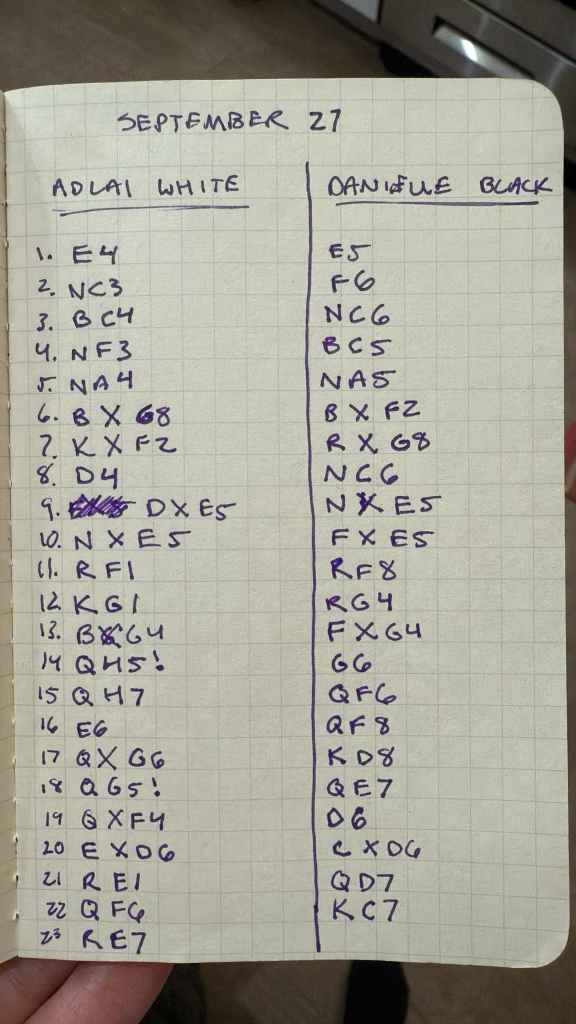
#> input picture img/src/1759549223658-IMG_293F39624621-1.jpeg, 1152 x 2048 px, found by its file name (shown at 1/2 size)
$ python old_chess_segmenter.py img/src/1759549223658-IMG_293F39624621-1.jpeg
#> lines starting #> are read from the running program, lines starting #| are printed output that depends on the picture; after the words box and inside, x2 and y2 are one past the last pixel; in counts of white or black regions, pixels touching at a corner belong together
#> in process_chess_layout, image is the input picture: shape (2048, 1152, 3); mean B, G, R 151.2, 163.8, 166
import sys
import json
from typing import List, Dict, Any, Tuple

import cv2
import numpy as np
import pytesseract
from sklearn.cluster import DBSCAN

import os
from datetime import datetime

def writefile(output_path: str, image_data):
    try:
        os.makedirs(os.path.dirname(output_path), exist_ok=True)
        success = cv2.imwrite(output_path, image_data)
        if success:
            return output_path
            print(f"✅ Cleaned image saved to {output_path}")
        else:
            return ''
            print(f"⚠️ Failed to write image file: {output_path}")
    except Exception as e:
        print(f"⚠️ Could not save cleaned image ({type(e).__name__}): {e}")
        return ''

# [6 lines left out: function _read_image, not called in this run]


def _preprocess(image: np.ndarray, target_width: int = 1200) -> tuple[np.ndarray, float]:
    """Preprocess image to produce a clean binary mask and scale factor."""
#> called with target_width = 1200
    h, w = image.shape[:2]
#> h = 2048; w = 1152

    # Scale image if it's too large
    scale = 1.0
    if w > target_width:
        scale = target_width / float(w)
        new_w, new_h = int(w * scale), int(h * scale)
        image = cv2.resize(image, (new_w, new_h), interpolation=cv2.INTER_AREA)

    gray = cv2.cvtColor(image, cv2.COLOR_BGR2GRAY)

    # Adaptive threshold (normal + inverted)
    th1 = cv2.adaptiveThreshold(
        gray, 255, cv2.ADAPTIVE_THRESH_GAUSSIAN_C, cv2.THRESH_BINARY, 25, 20
    )
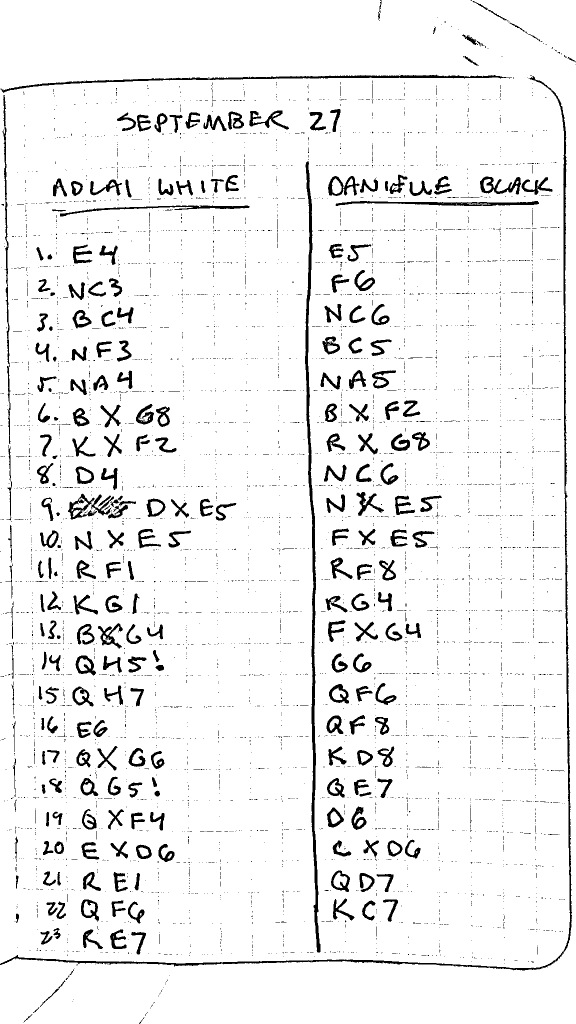
#> th1: shape (2048, 1152) (shown at 1/2 size); 93.9% white; 5159 black regions (4858 under 20 px), largest, box (x1, y1, x2, y2) and area: (0, 152, 1144, 1941) 10708, (610, 322, 641, 1905) 9064, (0, 149, 1024, 186) 4181
    th2 = cv2.adaptiveThreshold(
        255 - gray, 255, cv2.ADAPTIVE_THRESH_GAUSSIAN_C, cv2.THRESH_BINARY_INV, 25, 20
    )
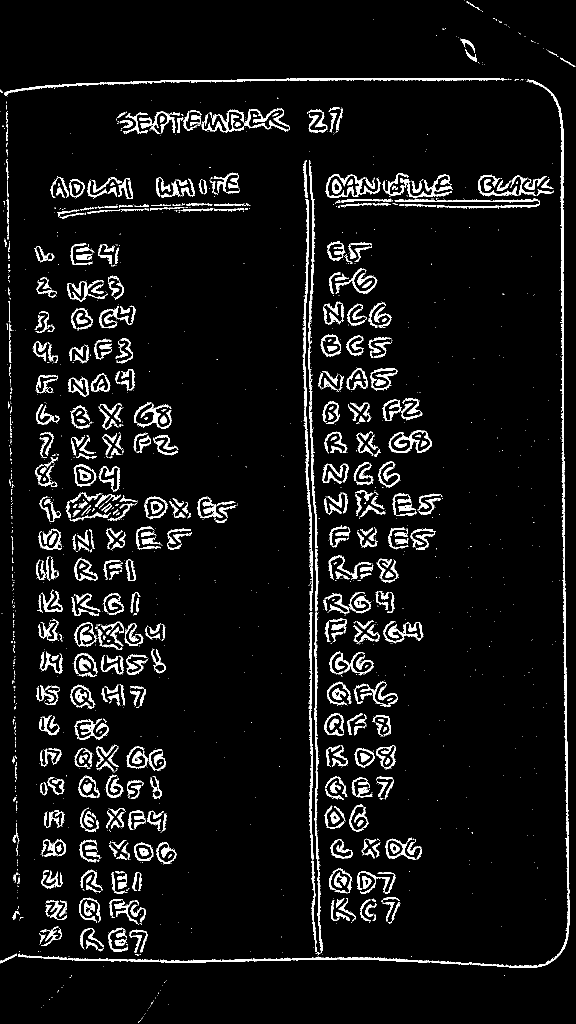
#> th2: shape (2048, 1152) (shown at 1/2 size); 6.3% white; 2019 white regions (1438 under 20 px), largest, box (x1, y1, x2, y2) and area: (944, 996, 1139, 1936) 4009, (8, 156, 1000, 192) 3781, (1053, 159, 1129, 995) 3456
    merged = cv2.bitwise_or(th1, th2)

    # Clean up small artifacts
    kernel = cv2.getStructuringElement(cv2.MORPH_RECT, (3, 3))
    cleaned = cv2.morphologyEx(merged, cv2.MORPH_OPEN, kernel, iterations=1)
#> cleaned: shape (2048, 1152); 93.7% white; 3703 black regions (3319 under 20 px), largest, box (x1, y1, x2, y2) and area: (0, 150, 1144, 1941) 11085, (610, 322, 641, 1905) 9116, (0, 149, 1028, 186) 4351
    # cleaned = cv2.morphologyEx(cleaned, cv2.MORPH_CLOSE, kernel, iterations=1)
    cleaned = cv2.bitwise_not(cleaned)
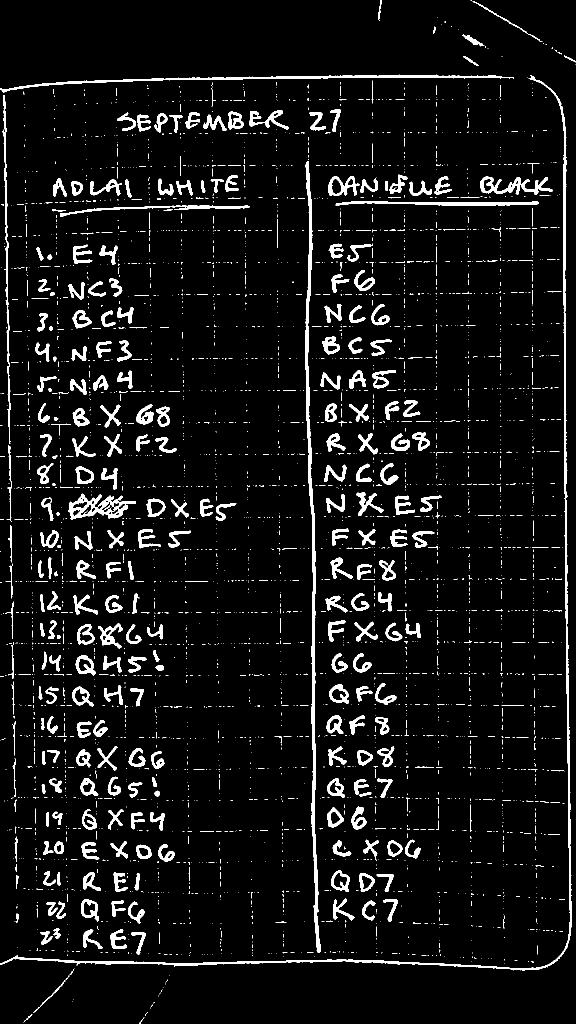
#> cleaned: shape (2048, 1152) (shown at 1/2 size); 6.3% white; 3703 white regions (3319 under 20 px), largest, box (x1, y1, x2, y2) and area: (0, 150, 1144, 1941) 11085, (610, 322, 641, 1905) 9116, (0, 149, 1028, 186) 4351

    return cleaned, scale

# [15 lines left out: function is_index_candidate, not called in this run]


def process_chess_layout(image_path: str):
    """Detect chess move columns, rows, and potential index regions."""
    image = cv2.imread(image_path)
    if image is None:
        raise ValueError(f"Could not read image: {image_path}")

    binary, scale = _preprocess(image)
#> scale = 1

    timestamp = datetime.now().strftime("%H%M%S_%Y%m%d")
    output_path = os.path.join("img", "generated", f"preprocess_{timestamp}.png")
    writefile(output_path, binary)


    img_h, img_w = binary.shape
#> img_h = 2048; img_w = 1152
    vis = cv2.cvtColor(binary, cv2.COLOR_GRAY2BGR)

    # === Step 1: Detect columns ===
    vertical_sum = np.sum(binary // 255, axis=0)
#> vertical_sum = 1152 values, max 848 at index 1130, min 1 at index 1150, mean 128.6
    vertical_sum = cv2.GaussianBlur(vertical_sum.astype(np.float32), (51, 1), 0)
    vertical_thresh = np.max(vertical_sum) * 0.3
#> vertical_thresh = 254.4

    columns = []
    in_col = False
    start_x = 0
    for x, val in enumerate(vertical_sum):
        if val > vertical_thresh and not in_col:
            start_x = x
            in_col = True
        elif val <= vertical_thresh and in_col:
            columns.append((start_x, x))
            in_col = False
#> this loop made 1152 passes
#> in_col on passes 84, 91, 95, 103, 152, 187, 217, 243, 276, 282, 614, 633: True, False, True, False, True, False, True, False, True, False, True, False
#> val on passes 1 to 6: [13], [11], [14], [18], [16], [19]
#> after the loop, columns = [(83, 90), (94, 102), (151, 186), (216, 242), (275, 281), (613, 632), (656, 687), (713, 732), (744, 746), (775, 783), (872, 873), (1127, 1140)]; in_col = False; start_x = 1127
    if in_col:
        columns.append((start_x, img_w))

    # === Step 2: Detect rows *within* each column ===
    avg_dim = (img_w + img_h) / 2
#> avg_dim = 1600
    min_h = avg_dim * 0.005
#> min_h = 8
    max_h = avg_dim * 0.08
#> max_h = 128
    min_area = (avg_dim * 0.005) ** 2
#> min_area = 64
    max_area = (avg_dim * 0.08) ** 2
#> max_area = 16384
    boxes = []
    for (x1, x2) in columns:
        col_img = binary[:, x1:x2]
        horizontal_sum = np.sum(col_img // 255, axis=1)
        horizontal_sum = cv2.GaussianBlur(horizontal_sum.astype(np.float32), (1, 31), 0)
        horizontal_thresh = np.max(horizontal_sum) * 0.3

        in_row = False
        start_y = 0
        for y, val in enumerate(horizontal_sum):
            if val > horizontal_thresh and not in_row:
                start_y = y
                in_row = True
            elif val <= horizontal_thresh and in_row:
                y1, y2 = start_y, y
                w = x2 - x1
                h = y2 - y1
                area = w * h
                aspect = w / (h + 1e-5)

                is_too_thin_line = (w > img_w * 0.4 and h < img_h * 0.015)
                is_page_edge_line = (y1 < img_h * 0.1 or y2 > img_h * 0.9)

                # === Filtering ===
                # if (
                #     # not (is_too_thin_line or (is_too_thin_line and is_page_edge_line)) and
                #     min_area < area < max_area and  # ignore noise/smudges
                #     min_h < h < max_h and           # reasonable text height
                #     0.2 < aspect < 6.0 and          # avoid tall or very wide boxes
                #     not (aspect > 10 and h < min_h * 2)  # remove thin long lines
                # ):
                cv2.rectangle(vis, (x1, y1), (x2, y2), (0, 0, 255), 1)
                boxes.append({
                    "x": x1,
                    "y": y1,
                    "w": w,
                    "h": h,
                    "cx": x1 + w / 2,
                    "cy": y1 + h / 2,
                    "area": area
                })

                in_row = False


        # === Step 3: Find small index-like contours within this column ===
        contours, _ = cv2.findContours(col_img, cv2.RETR_EXTERNAL, cv2.CHAIN_APPROX_SIMPLE)

        for c in contours:
            x, y, w, h = cv2.boundingRect(c)
#> this loop made 12 passes
#> (x1, x2, horizontal_thresh) on passes 1, 2, 3, 4, 5, 6, 7, 8, 10, 12: (83, 90, 1.55), (94, 102, 1.79), (151, 186, 5.83), (216, 242, 4.54), (275, 281, 1.73), (613, 632, 2.28), (656, 687, 5.41), (713, 732, 3.63), (775, 783, 2.07), (1127, 1140, 1.6)
#> (x1, x2, horizontal_thresh, contours) on passes 9, 11: (744, 746, 0.561, 45 contours, all with area under 20), (872, 873, 0.3, 49 contours, all with area under 20)
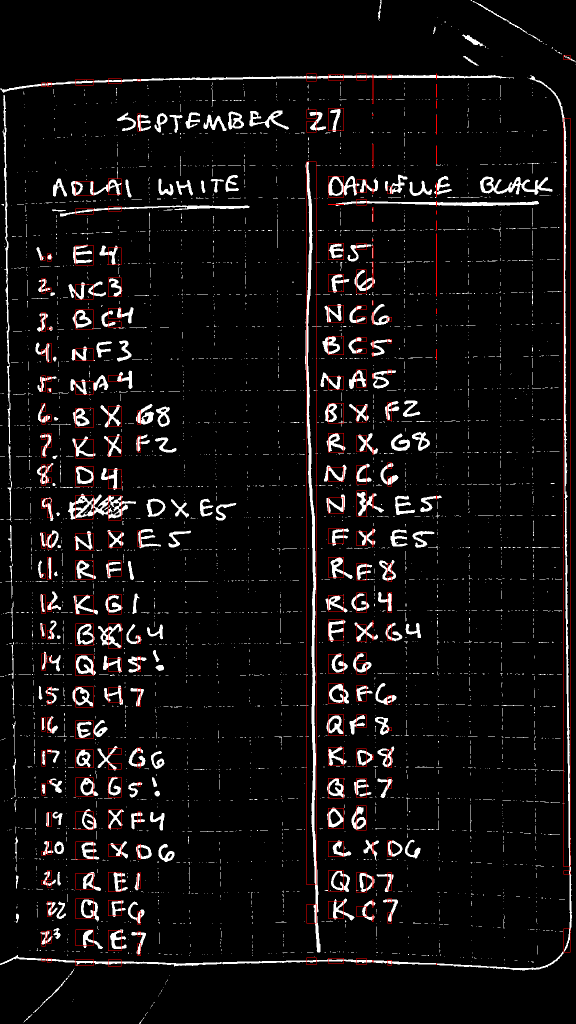
#> vis: shape (2048, 1152, 3) (shown at 1/2 size); mean B, G, R 15.4, 15.4, 18.2
#> after the loop, area = 611; aspect = 0.277; boxes = 250 items; is_page_edge_line = True; is_too_thin_line = False; y1 = 1857; y2 = 1904

    # print(boxes)
    boxes = filter_boxes_by_size(boxes, img_w, img_h)
    # print(boxes)


    vis = draw_moves(vis,boxes)
    print('vis')
    print(vis)

    # === Save visualization ===
    timestamp = datetime.now().strftime("%H%M%S_%Y%m%d")
    output_path = os.path.join("img", "generated", f"layoutLINES_{timestamp}.png")
    writefile(output_path, vis)
    print(f"Saved: {output_path}")

    mask = np.zeros_like(binary, dtype=np.uint8)

    for box in boxes:
        x1 = int(box["x"])
        y1 = int(box["y"])
        x2 = int(box["x"] + box["w"])
        y2 = int(box["y"] + box["h"])
        cv2.rectangle(mask, (x1, y1), (x2, y2), 255, -1)

    # Apply mask to original image
    masked_image = cv2.bitwise_and(image, image, mask=mask)

    # Optional: make outside pixels white
    white_bg = np.full_like(image, 255)
    final = np.where(mask[:, :, None] == 255, masked_image, white_bg)

    # [6 lines of commented-out code are left out]


def filter_boxes_by_size(boxes: List[Dict[str, float]], img_w: int, img_h: int) -> List[Dict[str, float]]:
    """Remove boxes that are too large or too small compared to expected handwriting size."""
#> called with img_w = 1152, img_h = 2048
    if not boxes:
        return []

    areas = np.array([b["area"] for b in boxes])
#> areas = 250 values, max 27474 at index 127, min 2 at index 245, mean 639
    median_area = np.median(areas)
#> median_area = 243.5
    iqr = np.percentile(areas, 75) - np.percentile(areas, 25)
#> iqr = 793
    min_area = max(median_area * 0.3, np.percentile(areas, 25) - 1.5 * iqr)
#> min_area = 73.05
    max_area = min(median_area * 3.5, np.percentile(areas, 75) + 1.5 * iqr)
#> max_area = 852.2

    avg_dim = (img_w + img_h) / 2
#> avg_dim = 1600
    min_h = avg_dim * 0.01
#> min_h = 16
    max_h = avg_dim * 0.08
#> max_h = 128

    filtered = []
    for b in boxes:
        aspect = b["w"] / (b["h"] + 1e-5)
        if (
            min_area < b["area"] < max_area and
            min_h < b["h"] < max_h and
            0.2 < aspect < 4.0
        ):
            filtered.append(b)
#> this loop made 250 passes
#> aspect on passes 1 to 3: 0.875, 1, 0.233
#> after the loop, filtered = 70 items

    print(f"Filtered {len(boxes)} → {len(filtered)} boxes (removed {len(boxes)-len(filtered)} noise)")
#| Filtered 250 → 70 boxes (removed 180 noise)
    return filtered

def draw_moves(vis, boxes, eps_y=25, eps_x=80, min_samples=2):
    """
    Group boxes into move rows and draw a green rectangle for each move.
    - eps_y: vertical clustering distance tolerance
    - eps_x: horizontal clustering distance tolerance
    """
#> called with eps_y = 25, eps_x = 80, min_samples = 2
    print('enter draw moves')
    if not boxes:
        return

    # Create a 2D feature array: (cx, cy)
    X = np.array([[b["cx"], b["cy"]] for b in boxes])
#> X = 70 pairs, first value 86.5 to 1133.5, second value 227.5 to 1898.5

    # Scale y-distance less aggressively than x so rows stay distinct
    X_scaled = X.copy()
#> X_scaled has the same summary as X
    X_scaled[:, 0] /= eps_x
    X_scaled[:, 1] /= eps_y

    # Perform clustering
    clustering = DBSCAN(eps=1.0, min_samples=min_samples).fit(X_scaled)
    labels = clustering.labels_
#> labels = 70 values, max 16 at index 58, min -1 at index 0, mean 3.37

    # Group by label
    unique_labels = set(labels)
#> unique_labels = 18 items
    for label in unique_labels:
        if label == -1:
            continue  # -1 = noise, skip

        cluster_boxes = [b for b, l in zip(boxes, labels) if l == label]
        if not cluster_boxes:
            continue

        # Compute enclosing rectangle for all boxes in this cluster
        x_min = min(b["x"] for b in cluster_boxes)
        y_min = min(b["y"] for b in cluster_boxes)
        x_max = max(b["x"] + b["w"] for b in cluster_boxes)
        y_max = max(b["y"] + b["h"] for b in cluster_boxes)

        # Draw green rectangle for this move group
        cv2.rectangle(vis, (int(x_min), int(y_min)), (int(x_max), int(y_max)), (0, 255, 0), 2)
#> this loop made 18 passes
#> (x_min, y_min, x_max, y_max) on passes 1 to 12: (83, 866, 102, 915), (83, 996, 102, 1035), (83, 1065, 102, 1098), (83, 1249, 102, 1278), (83, 1434, 102, 1465), (83, 1861, 102, 1892), (94, 686, 186, 724), (656, 739, 732, 779), (713, 804, 783, 844), (713, 930, 783, 972), (713, 1126, 783, 1160), (713, 1248, 783, 1283)
#> label on pass 18: -1
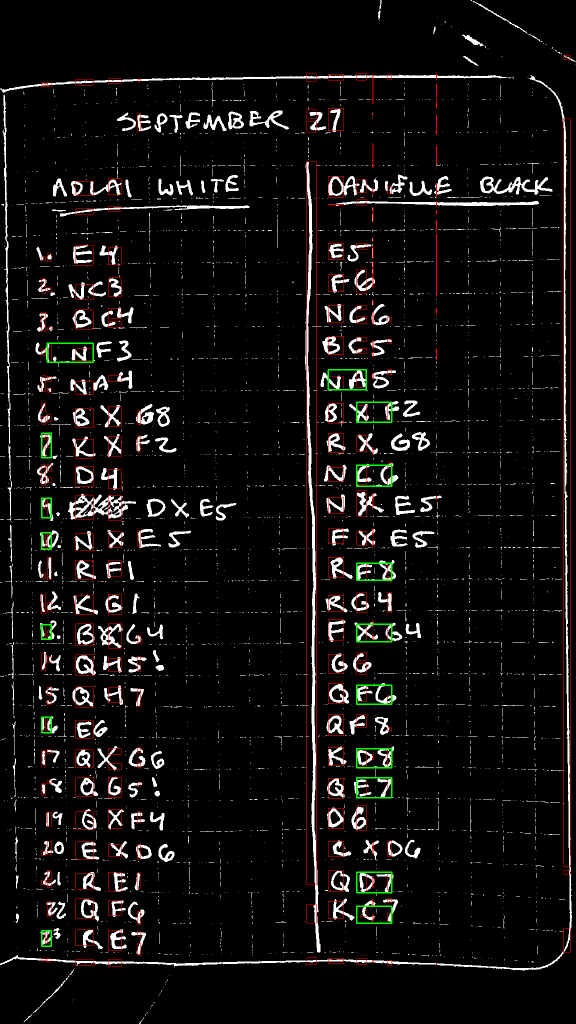
#> vis: shape (2048, 1152, 3) (shown at 1/2 size); 0.39% of pixels changed, all inside (x1, y1, x2, y2) = (82, 685, 785, 1894)

    return vis


# [89 lines left out: functions _ocr_words, _is_move_index_token, _normalize, _segment_lines, process_chess_image, not called in this run]

    # [73 lines of commented-out code are left out]


def main():
    # if len(sys.argv) < 2:
    #     print("Usage: python chess_segmenter.py <image_path>")
    #     sys.exit(1)
    good_img = '/Users/adlaiabdelrazaq/Documents/code/personal/25/chess_image_analyzer/img/src/1759549223658-IMG_293F39624621-1.jpeg'
    bad_img = '/Users/adlaiabdelrazaq/Documents/code/personal/25/chess_image_analyzer/img/src/IMG_2F54EA6661FD-1.jpeg'

    img_path = good_img
    # img_path = bad_img
    mask_file = process_chess_layout(img_path)
#> (printed output is left out)
#> the loop in process_chess_layout, `for box in boxes:` made 70 passes
#> (x1, y1, x2, y2) on passes 1 to 12: (83, 556, 90, 586), (83, 751, 90, 783), (83, 806, 90, 823), (83, 892, 90, 915), (83, 996, 90, 1017), (83, 1065, 90, 1096), (83, 1249, 90, 1276), (83, 1307, 90, 1341), (83, 1434, 90, 1462), (83, 1500, 90, 1532), (83, 1566, 90, 1590), (83, 1862, 90, 1892)
#> after the loop in process_chess_layout, `for box in boxes:`:
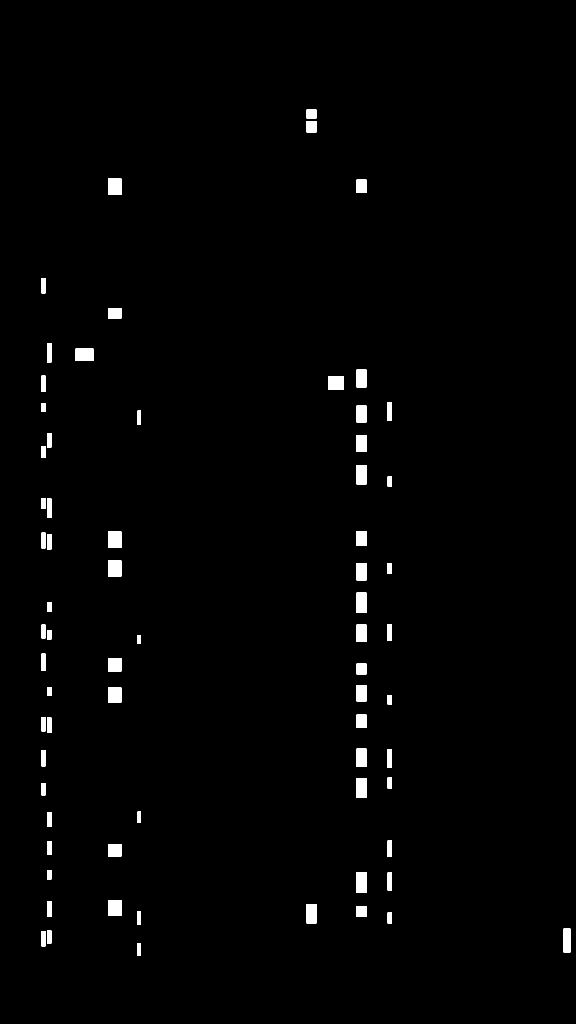
#> mask: shape (2048, 1152) (shown at 1/2 size); 1.3% white; 70 white regions, largest, box (x1, y1, x2, y2) and area: (151, 697, 187, 722) 900, (216, 357, 243, 390) 891, (216, 1063, 243, 1096) 891
#> in process_chess_layout, `final = np.where(mask[:, :, None] == 255, masked_image, white_bg)`:
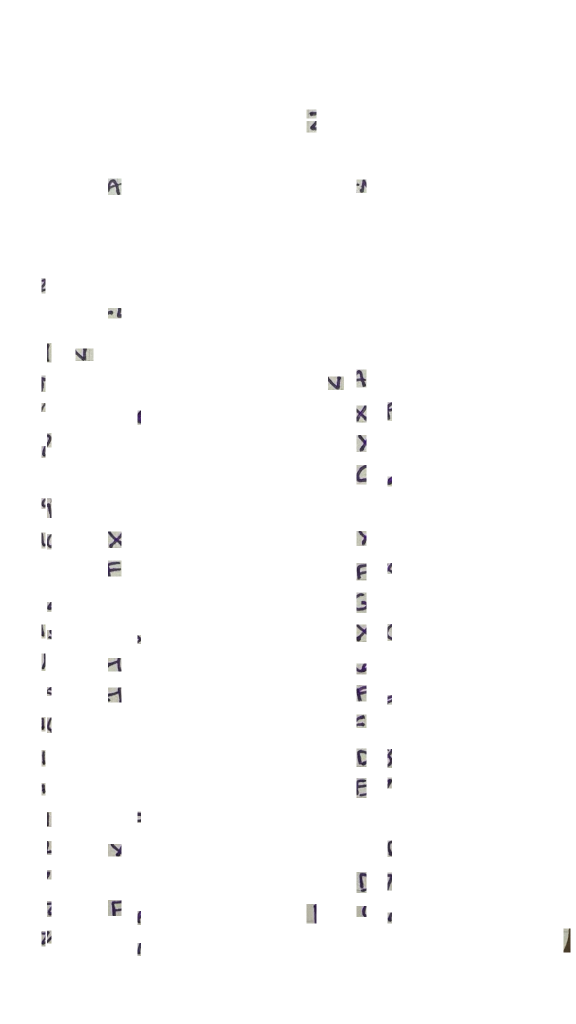
#> final: shape (2048, 1152, 3) (shown at 1/2 size); mean B, G, R 253.5, 253.4, 253.5
    # [5 lines of commented-out code are left out]


if __name__ == "__main__":
    main()
